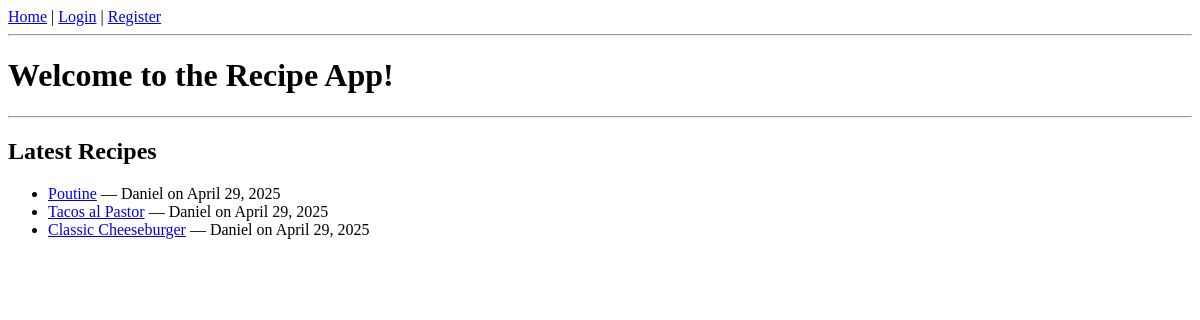
Before: / with the older database file.
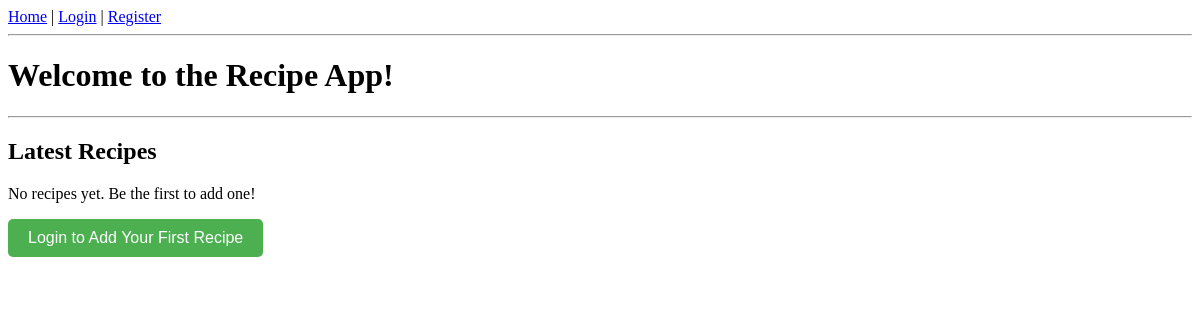
After: the same page with the newer database file.
### app/models.py (models this page shows)
class Recipe(db.Model):
    id = db.Column(db.Integer, primary_key=True)
    title = db.Column(db.String(100), nullable=False)
    description = db.Column(db.Text, nullable=False)
    ingredients = db.Column(db.Text, nullable=True)
    instructions = db.Column(db.Text, nullable=True)
    created = db.Column(db.DateTime, default=get_local_time)
    user_id = db.Column(db.Integer, db.ForeignKey('user.id'), nullable=False)
    user = db.relationship('User', backref=db.backref('user_recipes', lazy=True))

class User(db.Model, UserMixin):
    id = db.Column(db.Integer, primary_key=True)
    username = db.Column(db.String(20), unique=True, nullable=False)
    email = db.Column(db.String(120), unique=True, nullable=False)
    password = db.Column(db.String(60), nullable=False)
    recipes = db.relationship('Recipe', backref='author', lazy=True)

### app/routes.py (the view)
@bp.route('/', methods=['GET','POST'])
def home():
    recipes = Recipe.query.order_by(Recipe.created.desc()).all()
    return render_template('home.html', recipes=recipes)

### app/routes.py (called while the page is built)
@bp.context_processor
def inject_user():
    return dict(current_user=current_user)

### app/templates/home.html (shortened to what this page needs)
{% extends "base.html" %}
{% block content %}
<h1>Welcome to the Recipe App!</h1>
<hr>
<h2>Latest Recipes</h2>
{% if recipes %}
    <ul>
    {% for recipe in recipes %}
        <li>
            <a href="{{ url_for('recipe_details', id=recipe.id) }}">{{ recipe.title }}</a>
            —
            {% if current_user.is_authenticated %}
                <a href="{{ url_for('user_recipes', user_id=recipe.user.id) }}">{{ recipe.user.username }}</a>
            {% else %}
                {{ recipe.user.username }}
            {% endif %}
            on {{ recipe.created.strftime('%B %d, %Y') }}
        </li>
    {% endfor %}
    </ul>
{% else %}
    <p>No recipes yet. Be the first to add one!</p>
    <a href="{{ url_for('main.login') }}">
        <button style="padding: 10px 20px; font-size: 16px; background-color: #4CAF50; color: white; border: none; border-radius: 5px; cursor: pointer;">
            Login to Add Your First Recipe
        </button>
    </a>
{% endif %}
{% endblock %}

### app/templates/base.html (shortened to what this page needs)
<!DOCTYPE html>
<html lang="en">
<head>
</head>
<body>
    <nav>
      <a href="{{ url_for('main.home') }}">Home</a>      |
        {% if current_user.is_authenticated %}
            <a href="{{ url_for('recipes') }}">My Recipes</a> |
            <a href="{{ url_for('make_recipe') }}">Make Recipe</a> |
            <a href="{{ url_for('logout') }}">Logout</a>
        {% elif session.get('visitor_email') %}
            <a href="{{ url_for('visitor_recipes') }}">Visitor Recipes</a> |
            <a href="{{ url_for('logout') }}">Exit Visitor Mode</a>
        {% else %}
            <a href="{{ url_for('main.login') }}">Login</a> |
            <a href="{{ url_for('main.register') }}">Register</a>
        {% endif %}
    </nav>
    <hr>
    {% block content %}{% endblock %}
</body>
</html>

Changed rows visible on the page:
removed Recipe: title "Poutine", user.username "Daniel", created "April 29, 2025"
removed Recipe: title "Tacos al Pastor", user.username "Daniel", created "April 29, 2025"
removed Recipe: title "Classic Cheeseburger", user.username "Daniel", created "April 29, 2025"
Other visible differences:
text now shown: "No recipes yet. Be the first to add one! Login to Add Your First Recipe"
